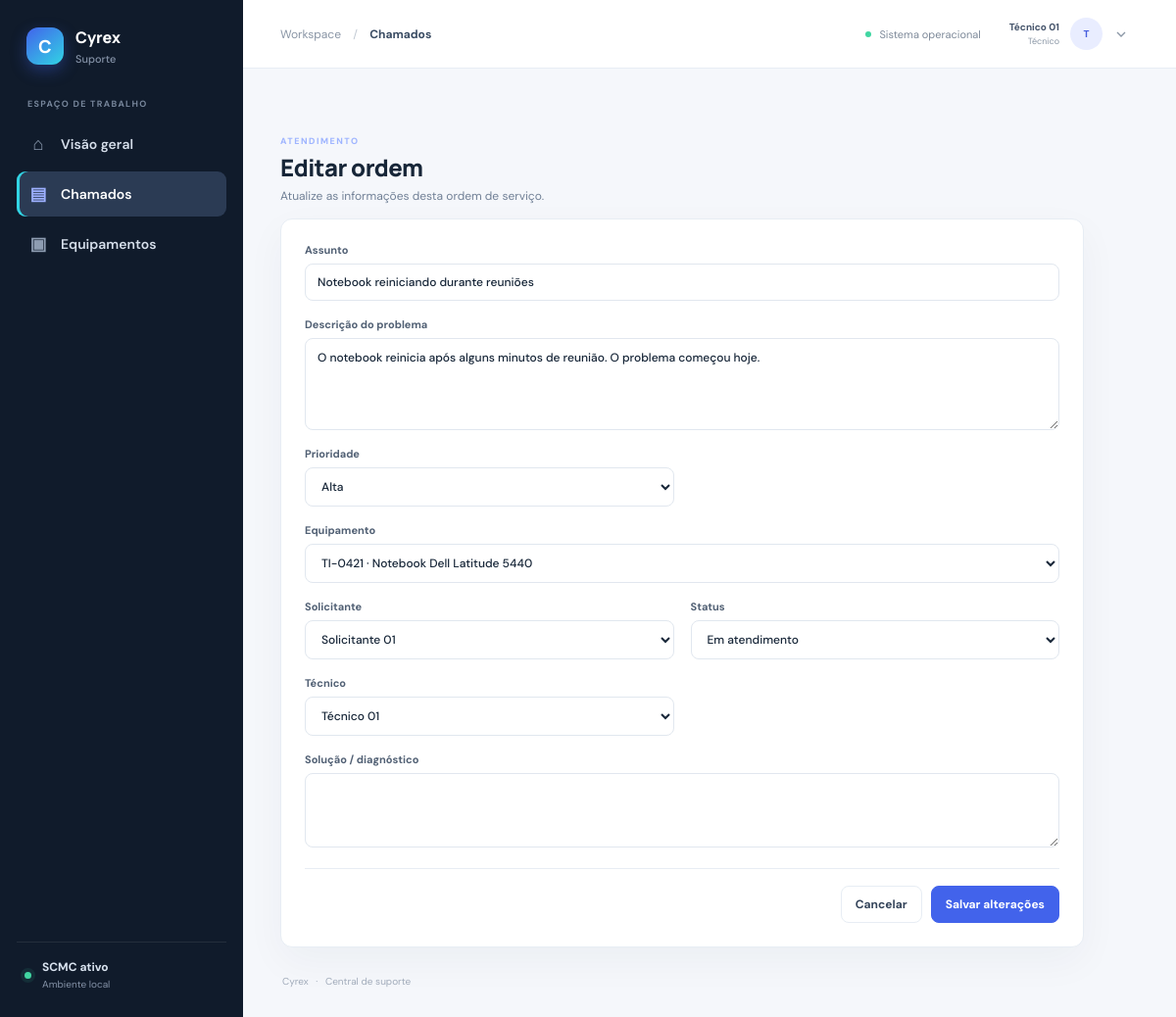
Page /orders/1/edit (signed in) on the committed database.
### tables this page shows
CREATE TABLE users (
  id INTEGER PRIMARY KEY AUTOINCREMENT,
  name TEXT NOT NULL,
  email TEXT NOT NULL UNIQUE,
  password_hash TEXT NOT NULL DEFAULT '',
  job_title TEXT NOT NULL DEFAULT '',
  sector TEXT NOT NULL DEFAULT '',
  phone TEXT NOT NULL DEFAULT '',
  extension TEXT NOT NULL DEFAULT '',
  role TEXT NOT NULL CHECK(role IN ('Administrador','Técnico','Solicitante')),
  active INTEGER NOT NULL DEFAULT 1 CHECK(active IN (0,1)),
  created_at TEXT NOT NULL DEFAULT CURRENT_TIMESTAMP
);

CREATE TABLE service_orders (
  id INTEGER PRIMARY KEY AUTOINCREMENT,
  number TEXT NOT NULL UNIQUE,
  title TEXT NOT NULL,
  description TEXT NOT NULL,
  priority TEXT NOT NULL DEFAULT 'Média' CHECK(priority IN ('Baixa','Média','Alta','Crítica')),
  status TEXT NOT NULL DEFAULT 'Aberta' CHECK(status IN ('Aberta','Em atendimento','Aguardando','Concluída','Cancelada')),
  opened_at TEXT NOT NULL,
  updated_at TEXT NOT NULL,
  closed_at TEXT,
  solution TEXT NOT NULL DEFAULT '',
  requester_id INTEGER NOT NULL REFERENCES users(id) ON DELETE RESTRICT,
  technician_id INTEGER REFERENCES users(id) ON DELETE RESTRICT,
  equipment_id INTEGER NOT NULL REFERENCES equipment(id) ON DELETE RESTRICT
);

### app.py (the view, shortened to what this page needs)
@app.route("/orders/<int:item_id>/edit",methods=["GET","POST"])
@technician_required
def order_edit(item_id):
    row=get_or_404("service_orders",item_id); db=get_db(); people,equipment_rows=order_form_data(); technicians=[u for u in people if u["role"] == "Técnico"]
    return render_template("order_form.html",row=row,people=people,technicians=technicians,equipment_rows=equipment_rows)

### app.py (called while the page is built)
def get_db():
    if "db" not in g:
        g.db = sqlite3.connect(DATABASE)
        g.db.row_factory = sqlite3.Row
        g.db.execute("PRAGMA foreign_keys = ON")
    return g.db

def technician_required(view):
    @wraps(view)
    def wrapped(*args, **kwargs):
        if g.user is None or g.user["role"] not in ("Técnico", "Administrador"):
            abort(403)
        return view(*args, **kwargs)
    return wrapped

@app.context_processor
def inject_current_user():
    appearance = dict(DEFAULT_APPEARANCE)
    if g.user:
        appearance.update(dict(get_db().execute("SELECT key,value FROM appearance_settings")))
    return {"current_user": g.user, "appearance": appearance}

def get_or_404(table, item_id):
    row = get_db().execute(f"SELECT * FROM {table} WHERE id=?", (item_id,)).fetchone()
    if row is None:
        abort(404)
    return row

def order_form_data():
    db=get_db(); people=db.execute("SELECT id,name,role,sector FROM users WHERE active=1 ORDER BY name").fetchall()
    equipment_query="SELECT id,asset_tag,category,brand,model,location FROM equipment WHERE status!='Inativo'"
    if g.user["role"] == "Solicitante":
        equipment_query += " AND lower(trim(location))=lower(trim(?))"
        equipment_rows=db.execute(equipment_query+" ORDER BY asset_tag",(g.user["sector"],)).fetchall()
    else:
        equipment_rows=db.execute(equipment_query+" ORDER BY asset_tag").fetchall()
    return people,equipment_rows

### templates/order_form.html
{% extends 'base.html' %}{% block title %}{{ 'Editar' if row else 'Abrir' }} chamado | SCMC{% endblock %}{% block section %}Chamados{% endblock %}{% block content %}<div class="section-head"><div><span class="eyebrow">ATENDIMENTO</span><h1>{{ 'Editar ordem' if row else 'Abrir chamado' }}</h1><p>{% if row %}Atualize as informações desta ordem de serviço.{% else %}Preencha os dados do pedido de suporte.{% endif %}</p></div></div>{% if not equipment_rows %}<div class="alert error">Não há equipamentos ativos cadastrados. Peça a um técnico para cadastrar um equipamento.</div>{% endif %}<form class="card form" method="post" {% if row %}onsubmit="return confirm('Confirma a alteração do status, prioridade e dados deste chamado?')"{% endif %}><div class="grid2"><label class="wide">Assunto<input name="title" required value="{{ row.title if row else '' }}"></label><label class="wide">Descrição do problema<textarea name="description" rows="4" required>{{ row.description if row else '' }}</textarea></label><label>Prioridade<select name="priority">{% for x in ['Baixa','Média','Alta','Crítica'] %}<option {{ 'selected' if row and row.priority==x or not row and x=='Média' }}>{{ x }}</option>{% endfor %}</select></label>{% if not row %}<label>Solicitante<input value="{{ current_user.name }}" readonly><small class="field-hint">Preenchido pela conta conectada</small></label>{% endif %}<label class="wide">Equipamento<select name="equipment_id" required><option value="">Selecione</option>{% for e in equipment_rows %}<option value="{{ e.id }}" {{ 'selected' if row and row.equipment_id==e.id }}>{{ e.asset_tag }} · {{ e.category }} {{ e.brand }} {{ e.model }}</option>{% endfor %}</select></label>{% if row %}<label>Solicitante<select name="requester_id" required>{% for u in people if u.role=='Solicitante' %}<option value="{{ u.id }}" {{ 'selected' if row.requester_id==u.id }}>{{ u.name }}</option>{% endfor %}</select></label><label>Status<select name="status">{% for x in ['Aberta','Em atendimento','Aguardando','Concluída','Cancelada'] %}<option {{ 'selected' if row.status==x }}>{{ x }}</option>{% endfor %}</select></label><label>Técnico<select name="technician_id"><option value="">Não atribuído</option>{% for u in technicians %}<option value="{{ u.id }}" {{ 'selected' if row.technician_id==u.id }}>{{ u.name }}</option>{% endfor %}</select></label><label class="wide">Solução / diagnóstico<textarea name="solution" rows="3">{{ row.solution if row else '' }}</textarea></label>{% endif %}</div><div class="form-actions"><a class="btn" href="{{ url_for('orders') }}">Cancelar</a><button class="btn primary">{{ 'Salvar alterações' if row else 'Criar chamado' }}</button></div></form>{% endblock %}

### templates/base.html (shortened to what this page needs)
<!doctype html>
<html lang="pt-br">
<head>
  <link rel="stylesheet" href="{{ url_for('static',filename='style.css') }}">
</head>
<body style="--blue:{{ appearance.primary }};--accent:{{ appearance.accent }};--paper:{{ appearance.background }};--sidebar:{{ appearance.sidebar }};--sidebar-text:{{ appearance.sidebar_text }};--surface:{{ appearance.surface }};--ink:{{ appearance.text }};--muted:{{ appearance.muted }};--line:{{ appearance.border }};--green:{{ appearance.success }};--warning:{{ appearance.warning }};--danger:{{ appearance.danger }}">
<div class="app-shell">
  <aside class="sidebar">
    <a class="brand" href="{{ url_for('index') }}"><span class="brand-mark">{% if appearance.logo %}<img src="{{ url_for('static',filename='uploads/'+appearance.logo) }}" alt="Logo Cyrex">{% else %}C{% endif %}</span><span>Cyrex<small>Suporte</small></span></a>
    <div class="side-label">ESPAÇO DE TRABALHO</div>
    <nav class="side-nav">
      <a class="{% if request.endpoint == 'index' %}active{% endif %}" href="{{ url_for('index') }}"><span class="nav-icon">⌂</span> Visão geral</a>
      <a class="{% if request.endpoint in ['orders','order_new','order_edit','order_detail','order_close'] %}active{% endif %}" href="{{ url_for('orders') }}"><span class="nav-icon">▤</span> Chamados</a>
      <a class="{% if request.endpoint in ['equipment','equipment_new','equipment_edit'] %}active{% endif %}" href="{{ url_for('equipment') }}"><span class="nav-icon">▣</span> Equipamentos</a>
    </nav>
    <div class="sidebar-bottom"><div class="status-dot"></div><div><strong>SCMC ativo</strong><small>Ambiente local</small></div></div>
  </aside>
  <main class="main-area">
    <header class="topbar"><div class="crumb">Workspace <span>/</span> <strong>{% block section %}Início{% endblock %}</strong></div><div class="top-actions"><span class="online"><i></i> Sistema operacional</span><details class="account-menu">
        <summary class="account-trigger" aria-label="Abrir menu da conta" aria-expanded="false" aria-controls="account-panel">
          <span class="account-label"><strong>{{ current_user.name }}</strong><small>{{ current_user.role }}</small></span>
          <span class="avatar" aria-hidden="true">{{ current_user.name[0]|upper }}</span>
          <svg class="account-chevron" width="16" height="16" viewBox="0 0 24 24" fill="none" stroke="currentColor" stroke-width="2" aria-hidden="true"><path d="m6 9 6 6 6-6"/></svg>
        </summary>
      </details></div></header>
    <div class="page-content">
      {% block content %}{% endblock %}
      <footer class="footer">Cyrex <span>·</span> Central de suporte</footer>
    </div>
  </main>
</div>
</body></html>

### rows in the picture
users: name "Técnico 01", role "Técnico", name "T"
service_orders: title "Notebook reiniciando durante reuniões", description "O notebook reinicia após alguns minutos de reunião. O problema começou hoje."

### other values in the picture
{{ 'Editar ordem' if row else 'Abrir chamado' }} "Editar ordem"
{{ 'Salvar alterações' if row else 'Criar chamado' }} "Salvar alterações"
form field priority "Alta"
form field equipment_id "TI-0421 · Notebook Dell Latitude 5440"
form field requester_id "Solicitante 01"
form field status "Em atendimento"
form field technician_id "Técnico 01"
